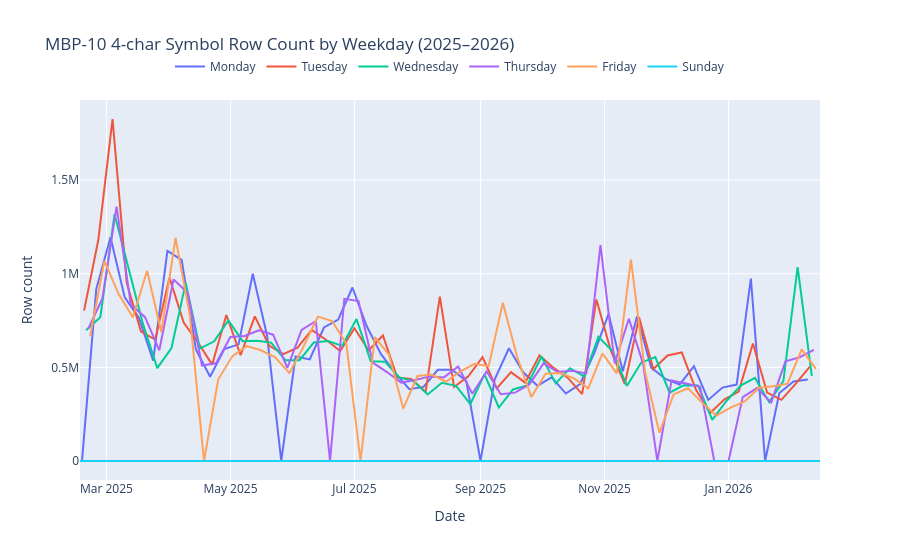

Here is the notebook cell this chart was saved with:
### Code cell
from pathlib import Path
from datetime import date
from collections import defaultdict
import databento as db
import plotly.graph_objects as go

day_data = defaultdict(list)  # weekday -> [(date, count)]

for y in range(5, 7):
    for m in range(1, 13):
        for d in range(1, 32):
            month, day = f"{m:02d}", f"{d:02d}"

            data_path = Path(f"../data/raw/MPB10_20250216-20260216/glbx-mdp3-202{y}{month}{day}.mbp-10.dbn")
            if not data_path.exists():
                continue

            store = db.DBNStore.from_file(str(data_path))

            corn_daily_df = store.to_df()[["symbol"]]
            rows = int(corn_daily_df["symbol"].str.len().eq(4).sum())

            dt = date(2020 + y, m, d)
            weekday = dt.strftime("%A")

            print(f"{weekday}:\t \t {rows}  \t \t {i}/313")  # the 313 represents number of files.
            i += 1
            if weekday != "Saturday":
                day_data[weekday].append((dt, rows))

# >> plot 
WEEKDAY_ORDER = ["Monday", "Tuesday", "Wednesday", "Thursday", "Friday", "Sunday"]

fig = go.Figure()

for weekday in WEEKDAY_ORDER:
    if weekday not in day_data:
        continue
    entries = sorted(day_data[weekday])
    dates  = [e[0] for e in entries]
    counts = [e[1] for e in entries]
    fig.add_trace(go.Scatter(x=dates, y=counts, mode="lines", name=weekday))

fig.update_layout(
    title="MBP-10 Row Count by Weekday for traditional corn futures contracts (2025–2026)",
    legend=dict(orientation="h", yanchor="bottom", y=1.05, xanchor="center", x=0.5)
)
fig.update_xaxes(title_text="Date")
fig.update_yaxes(title_text="Row count")
fig.show()
